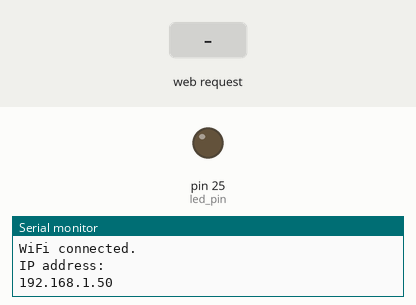
This sketch was run on a simulated Arduino Uno WiFi Rev2. On the bench: output pins drawn as LEDs (lit = HIGH), the last lines printed to the serial monitor. The inputs (shaded band) are chosen by the test bench. WiFi joins after 1.5 s; servers stay silent unless stated.

Above: at 4.2 s.
4.3 s: HTTP request GET /H received
At 5.5 s:
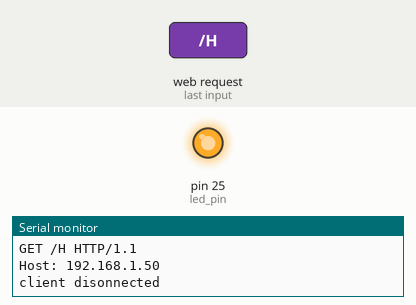
5.8 s: HTTP request GET /L received
At 6.8 s:
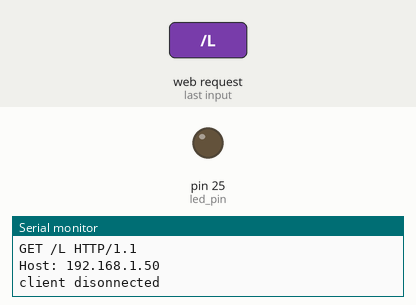
Timing chart, 0 to 8.8 s (numbered marks = the images above; inputs shaded):
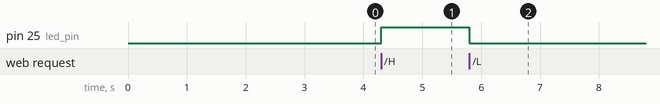

The sketch:

uno-wifi-rev2-simple-web-server.ino
```cpp
/*
 * DESCRIPTION:
 * A simple web server that lets you blink an LED via the web.
 * This sketch will print the IP address of your WiFi module (once connected)
 * to the Serial monitor. From there, you can open that address in a web browser
 * to turn on and off the LED on pin 25 on the Uno Wifi Rev2.
 *
 * FUNCTIONALITY:
 * If the IP address of your board is yourAddress:
 * http://yourAddress/H turns the LED on
 * http://yourAddress/L turns it off
 * This example is written for a network using WPA encryption. For
 * WEP or WPA, change the Wifi.begin() call accordingly.
 *
 * HARDWARE:
 * UNO WiFi Rev.2
 * Built-in LED attached to pin 25
 *
 * REFERENCE:
 * Based on original example code by by Tom Igoe, created 25 Nov 2012.
 */

#include <SPI.h>
#include <WiFiNINA.h>
#include "arduino_secrets.h"  //please enter your sensitive data in the Secret tab/arduino_secrets.h

const int led_pin = 25;
int status = WL_IDLE_STATUS;
WiFiServer server(80);

void setup() {
  Serial.begin(9600);      // initialize serial communication
  while (!Serial) {
    Serial.print("."); // wait for serial port to connect. Needed for native USB port only
  }
  Serial.println("Simple Web Server!");

  pinMode(led_pin, OUTPUT);      // set the LED pin mode

  // check for the WiFi module:
  if (WiFi.status() == WL_NO_MODULE) {
    Serial.println("Communication with WiFi module failed!");
    // don't continue
    while (true);
  }

  String fv = WiFi.firmwareVersion();
  if (fv < WIFI_FIRMWARE_LATEST_VERSION) {
    Serial.println("Please upgrade the firmware");
  }

  // Connect to Wi-Fi network with SSID and password
  Serial.print("Connecting to ");
  Serial.print(ssid);
  Serial.println("...");
  WiFi.begin(ssid, pass);
  while (status != WL_CONNECTED) {
    status = WiFi.begin(ssid, pass);
  }
  // Once connected, print local IP address and start web server
  Serial.println("");
  Serial.println("WiFi connected.");
  Serial.println("IP address: ");
  Serial.println(WiFi.localIP());
  server.begin();
/*
  // attempt to connect to Wifi network:
  while (status != WL_CONNECTED) {
    Serial.print("Attempting to connect to Network named: ");
    Serial.println(ssid);                   // print the network name (SSID);

    // Connect to WPA/WPA2 network. Change this line if using open or WEP network:
    status = WiFi.begin(ssid, pass);
    // wait 10 seconds for connection:
    delay(10000);
  }
  server.begin();                           // start the web server on port 80
  printWifiStatus();                        // you're connected now, so print out the status
*/
}


void loop() {
  WiFiClient client = server.available();   // listen for incoming clients

  if (client) {                             // if you get a client,
    Serial.println("new client");           // print a message out the serial port
    String currentLine = "";                // make a String to hold incoming data from the client
    while (client.connected()) {            // loop while the client's connected
      if (client.available()) {             // if there's bytes to read from the client,
        char c = client.read();             // read a byte, then
        Serial.write(c);                    // print it out the serial monitor
        if (c == '\n') {                    // if the byte is a newline character

          // if the current line is blank, you got two newline characters in a row.
          // that's the end of the client HTTP request, so send a response:
          if (currentLine.length() == 0) {
            // HTTP headers always start with a response code (e.g. HTTP/1.1 200 OK)
            // and a content-type so the client knows what's coming, then a blank line:
            client.println("HTTP/1.1 200 OK");
            client.println("Content-type:text/html");
            client.println();

            // the content of the HTTP response follows the header:
            client.print("Click <a href=\"/H\">here</a> turn the LED on pin 25 on<br>");
            client.print("Click <a href=\"/L\">here</a> turn the LED on pin 25 off<br>");

            // The HTTP response ends with another blank line:
            client.println();
            // break out of the while loop:
            break;
          } else {    // if you got a newline, then clear currentLine:
            currentLine = "";
          }
        } else if (c != '\r') {  // if you got anything else but a carriage return character,
          currentLine += c;      // add it to the end of the currentLine
        }

        // Check to see if the client request was "GET /H" or "GET /L":
        if (currentLine.endsWith("GET /H")) {
          digitalWrite(led_pin, HIGH);               // GET /H turns the LED on
        }
        if (currentLine.endsWith("GET /L")) {
          digitalWrite(led_pin, LOW);                // GET /L turns the LED off
        }
      }
    }
    // close the connection:
    client.stop();
    Serial.println("client disonnected");
  }
}

void printWifiStatus() {
  // print the SSID of the network you're attached to:
  Serial.print("SSID: ");
  Serial.println(WiFi.SSID());

  // print your board's IP address:
  IPAddress ip = WiFi.localIP();
  Serial.print("IP Address: ");
  Serial.println(ip);

  // print the received signal strength:
  long rssi = WiFi.RSSI();
  Serial.print("signal strength (RSSI):");
  Serial.print(rssi);
  Serial.println(" dBm");
  // print where to go in a browser:
  Serial.print("To see this page in action, open a browser to http://");
  Serial.println(ip);
}
```

arduino_secrets.h
```cpp
char ssid[] = "NETGEAR12";        // your network SSID (name)
char pass[] = "smilinghat005";    // your network password (use for WPA, or use as key for WEP)
int keyIndex = 0;                 // your network key Index number (needed only for WEP)
```

Measured:
- after the input at 4.3 s, pin 25 (led_pin): LOW → HIGH at once
- after the input at 5.8 s, pin 25 (led_pin): HIGH → LOW at once
